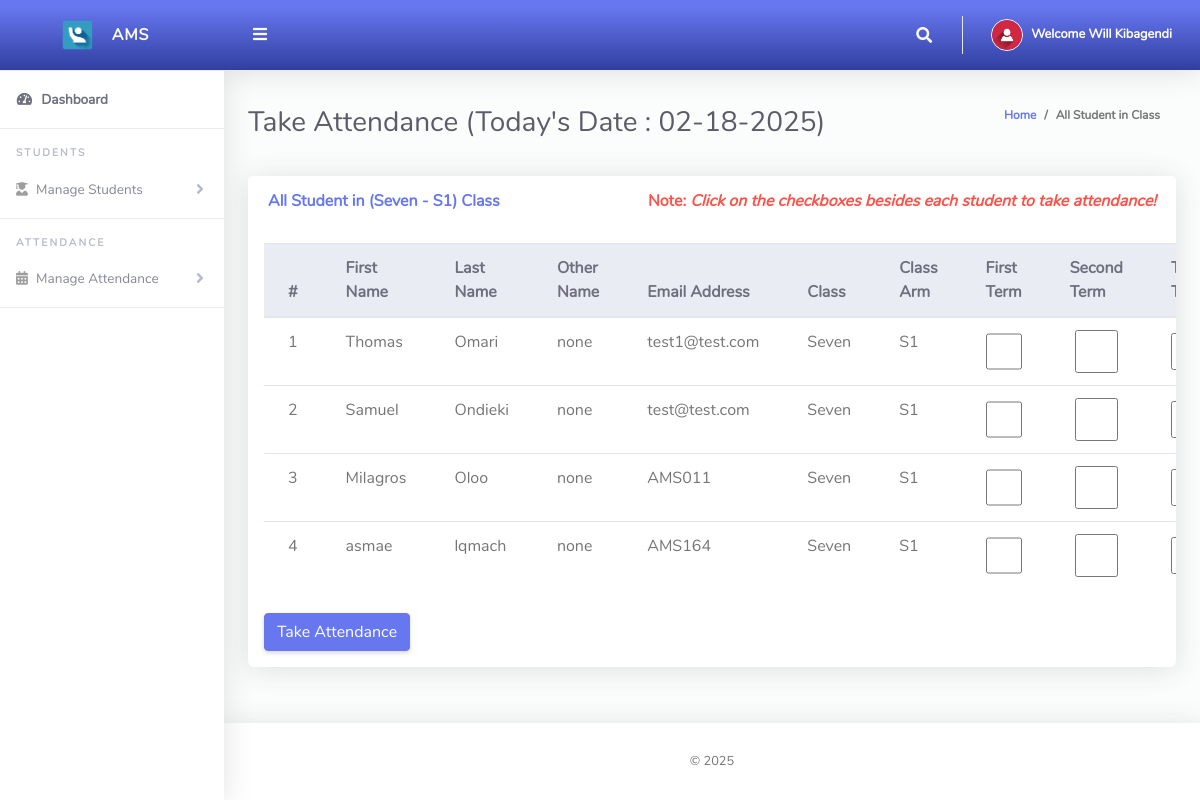
Page /ClassTeacher/takeAttendance.php (signed in) on the committed database.
### tables this page shows
CREATE TABLE `tblclassteacher` (
  `Id` int(10) NOT NULL,
  `firstName` varchar(255) NOT NULL,
  `lastName` varchar(255) NOT NULL,
  `emailAddress` varchar(255) NOT NULL,
  `password` varchar(255) NOT NULL,
  `phoneNo` varchar(50) NOT NULL,
  `classId` varchar(10) NOT NULL,
  `classArmId` varchar(10) NOT NULL,
  `dateCreated` varchar(50) NOT NULL
);

CREATE TABLE `tblclassarms` (
  `Id` int(10) NOT NULL,
  `classId` varchar(10) NOT NULL,
  `classArmName` varchar(255) NOT NULL,
  `isAssigned` varchar(10) NOT NULL
);

CREATE TABLE `tblclass` (
  `Id` int(10) NOT NULL,
  `className` varchar(255) NOT NULL
);

CREATE TABLE `tblstudents` (
  `Id` int(10) NOT NULL,
  `firstName` varchar(255) NOT NULL,
  `lastName` varchar(255) NOT NULL,
  `otherName` varchar(255) NOT NULL,
  `emailAddress` varchar(50) DEFAULT NULL,
  `password` varchar(50) NOT NULL,
  `classId` varchar(10) NOT NULL,
  `classArmId` varchar(10) NOT NULL,
  `dateCreated` varchar(50) NOT NULL
);

### ClassTeacher/takeAttendance.php (the view, shortened to what this page needs)
<?php
include '../Includes/dbcon.php';
$query = "SELECT tblclass.className, tblclassarms.classArmName
          FROM tblclassteacher
          INNER JOIN tblclass ON tblclass.Id = tblclassteacher.classId
          INNER JOIN tblclassarms ON tblclassarms.Id = tblclassteacher.classArmId
          WHERE tblclassteacher.Id = '$_SESSION[userId]'";
$rs = $conn->query($query);
$rrw = $rs->fetch_assoc();
?>
<!DOCTYPE html>
<html lang="en">
<head>
  <link href="../vendor/fontawesome-free/css/all.min.css" rel="stylesheet" type="text/css">
  <link href="../vendor/bootstrap/css/bootstrap.min.css" rel="stylesheet" type="text/css">
  <link href="css/ruang-admin.min.css" rel="stylesheet">
</head>
<body id="page-top">
  <div id="wrapper">
    <?php include "Includes/sidebar.php";?>
    <div id="content-wrapper" class="d-flex flex-column">
      <div id="content">
        <?php include "Includes/topbar.php";?>
        <div class="container-fluid" id="container-wrapper">
          <div class="d-sm-flex align-items-center justify-content-between mb-4">
            <h1 class="h3 mb-0 text-gray-800">Take Attendance (Today's Date : <?php echo $todaysDate = date("m-d-Y");?>)</h1>
            <ol class="breadcrumb">
              <li class="breadcrumb-item"><a href="./">Home</a></li>
              <li class="breadcrumb-item active" aria-current="page">All Student in Class</li>
            </ol>
          </div>
          <div class="row">
            <div class="col-lg-12">
              <form method="post">
                <div class="row">
                  <div class="col-lg-12">
                    <div class="card mb-4">
                      <div class="card-header py-3 d-flex flex-row align-items-center justify-content-between">
                        <h6 class="m-0 font-weight-bold text-primary">All Student in (<?php echo $rrw['className'].' - '.$rrw['classArmName'];?>) Class</h6>
                        <h6 class="m-0 font-weight-bold text-danger">Note: <i>Click on the checkboxes besides each student to take attendance!</i></h6>
                      </div>
                      <div class="table-responsive p-3">
                        <table class="table align-items-center table-flush table-hover">
                          <thead class="thead-light">
                            <tr>
                              <th>#</th>
                              <th>First Name</th>
                              <th>Last Name</th>
                              <th>Other Name</th>
                              <th>Email Address</th>
                              <th>Class</th>
                              <th>Class Arm</th>
                              <th>First Term </th>
                              <th>Second Term</th>
                              <th>Third Term</th>
                            </tr>
                          </thead>
                          <tbody>
                            <?php
                            $query = "SELECT tblstudents.Id, tblstudents.emailAddress, tblclass.className, tblclass.Id As classId, tblclassarms.classArmName, tblclassarms.Id AS classArmId, tblstudents.firstName,
                                      tblstudents.lastName, tblstudents.otherName, tblstudents.dateCreated
                                      FROM tblstudents
                                      INNER JOIN tblclass ON tblclass.Id = tblstudents.classId
                                      INNER JOIN tblclassarms ON tblclassarms.Id = tblstudents.classArmId
                                      WHERE tblstudents.classId = '$_SESSION[classId]' AND tblstudents.classArmId = '$_SESSION[classArmId]'";
                            $rs = $conn->query($query);
                            $num = $rs->num_rows;
                            $sn = 0;
                            if($num > 0) {
                                while ($rows = $rs->fetch_assoc()) {
                                    $sn = $sn + 1;
                                    echo"
                                    <tr>
                                      <td>".$sn."</td>
                                      <td>".$rows['firstName']."</td>
                                      <td>".$rows['lastName']."</td>
                                      <td>".$rows['otherName']."</td>
                                      <td>".$rows['emailAddress']."</td>
                                      <td>".$rows['className']."</td>
                                      <td>".$rows['classArmName']."</td>
                                      <td><input name='check1[]' type='checkbox' value=".$rows['emailAddress']." class='form-control'></td>
                                      <td><input name='check2[]' type='checkbox' value=".$rows['emailAddress']." class='form-control'></td>
                                      <td><input name='check3[]' type='checkbox' value=".$rows['emailAddress']." class='form-control'></td>
                                    </tr>";
                                }
                            } else {
                                echo "<div class='alert alert-danger' role='alert'>No Record Found!</div>";
                            }
                            ?>
                          </tbody>
                        </table>
                        <br>
                        <button type="submit" name="save" class="btn btn-primary">Take Attendance</button>
                      </div>
                    </div>
                  </div>
                </div>
              </form>
            </div>
          </div>
        </div>
      </div>
      <?php include "Includes/footer.php";?>
    </div>
  </div>
</body>
</html>

### ClassTeacher/Includes/topbar.php (shortened to what this page needs)
<?php
  $query = "SELECT * FROM tblclassteacher WHERE Id = ".$_SESSION['userId']."";
  $rs = $conn->query($query);
  $rows = $rs->fetch_assoc();
  $fullName = $rows['firstName']." ".$rows['lastName'];;
?>
<nav class="navbar navbar-expand navbar-light bg-gradient-primary topbar mb-4 static-top">
          <button id="sidebarToggleTop" class="btn btn-link rounded-circle mr-3">
            <i class="fa fa-bars"></i>
          </button>
          <ul class="navbar-nav ml-auto">
            <li class="nav-item dropdown no-arrow">
              <a class="nav-link dropdown-toggle" href="#" id="searchDropdown" role="button" data-toggle="dropdown"
                aria-haspopup="true" aria-expanded="false">
                <i class="fas fa-search fa-fw"></i>
              </a>
            </li>
            <li class="nav-item dropdown no-arrow">
              <a class="nav-link dropdown-toggle" href="#" id="userDropdown" role="button" data-toggle="dropdown"
                aria-haspopup="true" aria-expanded="false">
                <img class="img-profile rounded-circle" src="img/user-icn.png" style="max-width: 60px">
                <span class="ml-2 d-none d-lg-inline text-white small"><b>Welcome <?php echo $fullName;?></b></span>
              </a>
            </li>
          </ul>
        </nav>

### rows in the picture
tblclassteacher: fullName "Will Kibagendi"
tblclassarms: classId.className "Seven", classArmName "S1"
tblstudents: firstName "Thomas", lastName "Omari", otherName "none", emailAddress "test1@test.com", classId.className "Seven", classArmId.classArmName "S1"
tblstudents: firstName "Samuel", lastName "Ondieki", otherName "none", emailAddress "test@test.com", classId.className "Seven", classArmId.classArmName "S1"
tblstudents: firstName "Milagros", lastName "Oloo", otherName "none", emailAddress "AMS011", classId.className "Seven", classArmId.classArmName "S1"
tblstudents: firstName "asmae", lastName "lqmach", otherName "none", emailAddress "AMS164", classId.className "Seven", classArmId.classArmName "S1"
